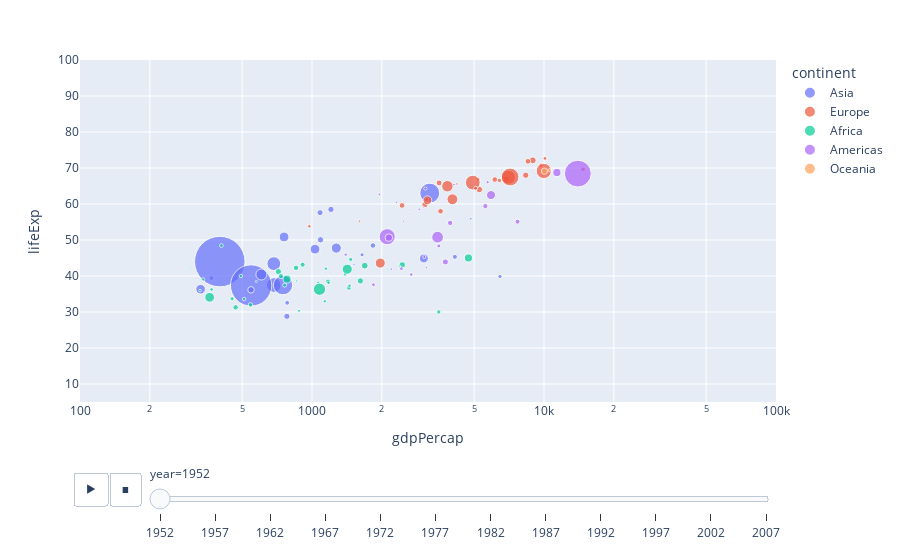

The cell this chart's notebook holds for it:
### Code cell
# animated plot

px.scatter(df, x= 'gdpPercap',
           y = 'lifeExp',
           size = 'pop',
           color = 'continent', 
           animation_frame = 'year',
           animation_group = 'country',
           log_x=True,
           size_max = 55, range_x=[100, 100000], range_y = [5, 100]
           )

### Figure 1 — Plotly figure (JSON) as saved in the notebook; plotly's stock layout.template omitted (floating-point values rounded to 4 significant figures)
{"data": [{"hovertemplate": "continent=Asia<br>year=1952<br>gdpPercap=%{x}<br>lifeExp=%{y}<br>pop=%{marker.size}<extra></extra>", "ids": ["Afghanistan", "Bahrain", "Bangladesh", "Cambodia", "China", "Hong Kong, China", "India", "Indonesia", "Iran", "Iraq", "Israel", "Japan", "Jordan", "Korea, Dem. Rep.", "Korea, Rep.", "Kuwait", "Lebanon", "Malaysia", "Mongolia", "Myanmar", "Nepal", "Oman", "Pakistan", "Philippines", "Saudi Arabia", "Singapore", "Sri Lanka", "Syria", "Taiwan", "Thailand", "Vietnam", "West Bank and Gaza", "Yemen, Rep."], "legendgroup": "Asia", "marker": {"color": "#636efa", "size": [8425333, 120447, 46886859, 4693836, 556263527, 2125900, 372000000, 82052000, 17272000, 5441766, 1620914, 86459025, 607914, 8865488, 20947571, 160000, 1439529, 6748378, 800663, 20092996, 9182536, 507833, 41346560, 22438691, 4005677, 1127000, 7982342, 3661549, 8550362, 21289402, 26246839, 1030585, 4963829], "sizemode": "area", "sizeref": 435900.0, "symbol": "circle"}, "mode": "markers", "name": "Asia", "orientation": "v", "showlegend": true, "type": "scatter", "x": [779.4, 9867.0, 684.2, 368.5, 400.4, 3054.0, 546.6, 749.7, 3035.0, 4130.0, 4087.0, 3217.0, 1547.0, 1088.0, 1031.0, 108400.0, 4835.0, 1831.0, 786.6, 331.0, 545.9, 1828.0, 684.6, 1273.0, 6460.0, 2315.0, 1084.0, 1643.0, 1207.0, 757.8, 605.1, 1516.0, 781.7], "xaxis": "x", "y": [28.8, 50.94, 37.48, 39.42, 44.0, 60.96, 37.37, 37.47, 44.87, 45.32, 65.39, 63.03, 43.16, 50.06, 47.45, 55.56, 55.93, 48.46, 42.24, 36.32, 36.16, 37.58, 43.44, 47.75, 39.88, 60.4, 57.59, 45.88, 58.5, 50.85, 40.41, 43.16, 32.55], "yaxis": "y"}, {"hovertemplate": "continent=Europe<br>year=1952<br>gdpPercap=%{x}<br>lifeExp=%{y}<br>pop=%{marker.size}<extra></extra>", "ids": ["Albania", "Austria", "Belgium", "Bosnia and Herzegovina", "Bulgaria", "Croatia", "Czech Republic", "Denmark", "Finland", "France", "Germany", "Greece", "Hungary", "Iceland", "Ireland", "Italy", "Montenegro", "Netherlands", "Norway", "Poland", "Portugal", "Romania", "Serbia", "Slovak Republic", "Slovenia", "Spain", "Sweden", "Switzerland", "Turkey", "United Kingdom"], "legendgroup": "Europe", "marker": {"color": "#EF553B", "size": [1282697, 6927772, 8730405, 2791000, 7274900, 3882229, 9125183, 4334000, 4090500, 42459667, 69145952, 7733250, 9504000, 147962, 2952156, 47666000, 413834, 10381988, 3327728, 25730551, 8526050, 16630000, 6860147, 3558137, 1489518, 28549870, 7124673, 4815000, 22235677, 50430000], "sizemode": "area", "sizeref": 435900.0, "symbol": "circle"}, "mode": "markers", "name": "Europe", "orientation": "v", "showlegend": true, "type": "scatter", "x": [1601.0, 6137.0, 8343.0, 973.5, 2444.0, 3119.0, 6876.0, 9692.0, 6425.0, 7030.0, 7144.0, 3531.0, 5264.0, 7268.0, 5210.0, 4931.0, 2648.0, 8942.0, 10100.0, 4029.0, 3068.0, 3145.0, 3581.0, 5075.0, 4215.0, 3834.0, 8528.0, 14730.0, 1969.0, 9980.0], "xaxis": "x", "y": [55.23, 66.8, 68.0, 53.82, 59.6, 61.21, 66.87, 70.78, 66.55, 67.41, 67.5, 65.86, 64.03, 72.49, 66.91, 65.94, 59.16, 72.13, 72.67, 61.31, 59.82, 61.05, 58.0, 64.36, 65.57, 64.94, 71.86, 69.62, 43.59, 69.18], "yaxis": "y"}, {"hovertemplate": "continent=Africa<br>year=1952<br>gdpPercap=%{x}<br>lifeExp=%{y}<br>pop=%{marker.size}<extra></extra>", "ids": ["Algeria", "Angola", "Benin", "Botswana", "Burkina Faso", "Burundi", "Cameroon", "Central African Republic", "Chad", "Comoros", "Congo, Dem. Rep.", "Congo, Rep.", "Cote d'Ivoire", "Djibouti", "Egypt", "Equatorial Guinea", "Eritrea", "Ethiopia", "Gabon", "Gambia", "Ghana", "Guinea", "Guinea-Bissau", "Kenya", "Lesotho", "Liberia", "Libya", "Madagascar", "Malawi", "Mali", "Mauritania", "Mauritius", "Morocco", "Mozambique", "Namibia", "Niger", "Nigeria", "Reunion", "Rwanda", "Sao Tome and Principe", "Senegal", "Sierra Leone", "Somalia", "South Africa", "Sudan", "Swaziland", "Tanzania", "Togo", "Tunisia", "Uganda", "Zambia", "Zimbabwe"], "legendgroup": "Africa", "marker": {"color": "#00cc96", "size": [9279525, 4232095, 1738315, 442308, 4469979, 2445618, 5009067, 1291695, 2682462, 153936, 14100005, 854885, 2977019, 63149, 22223309, 216964, 1438760, 20860941, 420702, 284320, 5581001, 2664249, 580653, 6464046, 748747, 863308, 1019729, 4762912, 2917802, 3838168, 1022556, 516556, 9939217, 6446316, 485831, 3379468, 33119096, 257700, 2534927, 60011, 2755589, 2143249, 2526994, 14264935, 8504667, 290243, 8322925, 1219113, 3647735, 5824797, 2672000, 3080907], "sizemode": "area", "sizeref": 435900.0, "symbol": "circle"}, "mode": "markers", "name": "Africa", "orientation": "v", "showlegend": true, "type": "scatter", "x": [2449.0, 3521.0, 1063.0, 851.2, 543.3, 339.3, 1173.0, 1071.0, 1179.0, 1103.0, 780.5, 2126.0, 1389.0, 2670.0, 1419.0, 375.6, 328.9, 362.1, 4293.0, 485.2, 911.3, 510.2, 299.9, 853.5, 298.8, 575.6, 2388.0, 1443.0, 369.2, 452.3, 743.1, 1968.0, 1688.0, 468.5, 2424.0, 761.9, 1077.0, 2719.0, 493.3, 879.6, 1450.0, 879.8, 1136.0, 4725.0, 1616.0, 1148.0, 716.7, 859.8, 1468.0, 734.8, 1147.0, 406.9], "xaxis": "x", "y": [43.08, 30.02, 38.22, 47.62, 31.98, 39.03, 38.52, 35.46, 38.09, 40.72, 39.14, 42.11, 40.48, 34.81, 41.89, 34.48, 35.93, 34.08, 37.0, 30.0, 43.15, 33.61, 32.5, 42.27, 42.14, 38.48, 42.72, 36.68, 36.26, 33.69, 40.54, 50.99, 42.87, 31.29, 41.73, 37.44, 36.32, 52.72, 40.0, 46.47, 37.28, 30.33, 32.98, 45.01, 38.63, 41.41, 41.22, 38.6, 44.6, 39.98, 42.04, 48.45], "yaxis": "y"}, {"hovertemplate": "continent=Americas<br>year=1952<br>gdpPercap=%{x}<br>lifeExp=%{y}<br>pop=%{marker.size}<extra></extra>", "ids": ["Argentina", "Bolivia", "Brazil", "Canada", "Chile", "Colombia", "Costa Rica", "Cuba", "Dominican Republic", "Ecuador", "El Salvador", "Guatemala", "Haiti", "Honduras", "Jamaica", "Mexico", "Nicaragua", "Panama", "Paraguay", "Peru", "Puerto Rico", "Trinidad and Tobago", "United States", "Uruguay", "Venezuela"], "legendgroup": "Americas", "marker": {"color": "#ab63fa", "size": [17876956, 2883315, 56602560, 14785584, 6377619, 12350771, 926317, 6007797, 2491346, 3548753, 2042865, 3146381, 3201488, 1517453, 1426095, 30144317, 1165790, 940080, 1555876, 8025700, 2227000, 662850, 157553000, 2252965, 5439568], "sizemode": "area", "sizeref": 435900.0, "symbol": "circle"}, "mode": "markers", "name": "Americas", "orientation": "v", "showlegend": true, "type": "scatter", "x": [5911.0, 2677.0, 2109.0, 11370.0, 3940.0, 2144.0, 2627.0, 5587.0, 1398.0, 3522.0, 3048.0, 2428.0, 1840.0, 2195.0, 2899.0, 3478.0, 3112.0, 2480.0, 1952.0, 3759.0, 3082.0, 3023.0, 13990.0, 5717.0, 7690.0], "xaxis": "x", "y": [62.48, 40.41, 50.92, 68.75, 54.74, 50.64, 57.21, 59.42, 45.93, 48.36, 45.26, 42.02, 37.58, 41.91, 58.53, 50.79, 42.31, 55.19, 62.65, 43.9, 64.28, 59.1, 68.44, 66.07, 55.09], "yaxis": "y"}, {"hovertemplate": "continent=Oceania<br>year=1952<br>gdpPercap=%{x}<br>lifeExp=%{y}<br>pop=%{marker.size}<extra></extra>", "ids": ["Australia", "New Zealand"], "legendgroup": "Oceania", "marker": {"color": "#FFA15A", "size": [8691212, 1994794], "sizemode": "area", "sizeref": 435900.0, "symbol": "circle"}, "mode": "markers", "name": "Oceania", "orientation": "v", "showlegend": true, "type": "scatter", "x": [10040.0, 10560.0], "xaxis": "x", "y": [69.12, 69.39], "yaxis": "y"}], "layout": {"legend": {"itemsizing": "constant", "title": {"text": "continent"}, "tracegroupgap": 0}, "margin": {"t": 60}, "sliders": [{"active": 0, "currentvalue": {"prefix": "year="}, "len": 0.9, "pad": {"b": 10, "t": 60}, "steps": [{"args": [["1952"], {"frame": {"duration": 0, "redraw": false}, "fromcurrent": true, "mode": "immediate", "transition": {"duration": 0, "easing": "linear"}}], "label": "1952", "method": "animate"}, {"args": [["1957"], {"frame": {"duration": 0, "redraw": false}, "fromcurrent": true, "mode": "immediate", "transition": {"duration": 0, "easing": "linear"}}], "label": "1957", "method": "animate"}, {"args": [["1962"], {"frame": {"duration": 0, "redraw": false}, "fromcurrent": true, "mode": "immediate", "transition": {"duration": 0, "easing": "linear"}}], "label": "1962", "method": "animate"}, {"args": [["1967"], {"frame": {"duration": 0, "redraw": false}, "fromcurrent": true, "mode": "immediate", "transition": {"duration": 0, "easing": "linear"}}], "label": "1967", "method": "animate"}, {"args": [["1972"], {"frame": {"duration": 0, "redraw": false}, "fromcurrent": true, "mode": "immediate", "transition": {"duration": 0, "easing": "linear"}}], "label": "1972", "method": "animate"}, {"args": [["1977"], {"frame": {"duration": 0, "redraw": false}, "fromcurrent": true, "mode": "immediate", "transition": {"duration": 0, "easing": "linear"}}], "label": "1977", "method": "animate"}, {"args": [["1982"], {"frame": {"duration": 0, "redraw": false}, "fromcurrent": true, "mode": "immediate", "transition": {"duration": 0, "easing": "linear"}}], "label": "1982", "method": "animate"}, {"args": [["1987"], {"frame": {"duration": 0, "redraw": false}, "fromcurrent": true, "mode": "immediate", "transition": {"duration": 0, "easing": "linear"}}], "label": "1987", "method": "animate"}, {"args": [["1992"], {"frame": {"duration": 0, "redraw": false}, "fromcurrent": true, "mode": "immediate", "transition": {"duration": 0, "easing": "linear"}}], "label": "1992", "method": "animate"}, {"args": [["1997"], {"frame": {"duration": 0, "redraw": false}, "fromcurrent": true, "mode": "immediate", "transition": {"duration": 0, "easing": "linear"}}], "label": "1997", "method": "animate"}, {"args": [["2002"], {"frame": {"duration": 0, "redraw": false}, "fromcurrent": true, "mode": "immediate", "transition": {"duration": 0, "easing": "linear"}}], "label": "2002", "method": "animate"}, {"args": [["2007"], {"frame": {"duration": 0, "redraw": false}, "fromcurrent": true, "mode": "immediate", "transition": {"duration": 0, "easing": "linear"}}], "label": "2007", "method": "animate"}], "x": 0.1, "xanchor": "left", "y": 0, "yanchor": "top"}], "updatemenus": [{"buttons": [{"args": [null, {"frame": {"duration": 500, "redraw": false}, "fromcurrent": true, "mode": "immediate", "transition": {"duration": 500, "easing": "linear"}}], "label": "&#9654;", "method": "animate"}, {"args": [[null], {"frame": {"duration": 0, "redraw": false}, "fromcurrent": true, "mode": "immediate", "transition": {"duration": 0, "easing": "linear"}}], "label": "&#9724;", "method": "animate"}], "direction": "left", "pad": {"r": 10, "t": 70}, "showactive": false, "type": "buttons", "x": 0.1, "xanchor": "right", "y": 0, "yanchor": "top"}], "xaxis": {"anchor": "y", "domain": [0, 1], "range": [2, 5], "title": {"text": "gdpPercap"}, "type": "log"}, "yaxis": {"anchor": "x", "domain": [0, 1], "range": [5, 100], "title": {"text": "lifeExp"}}}}
